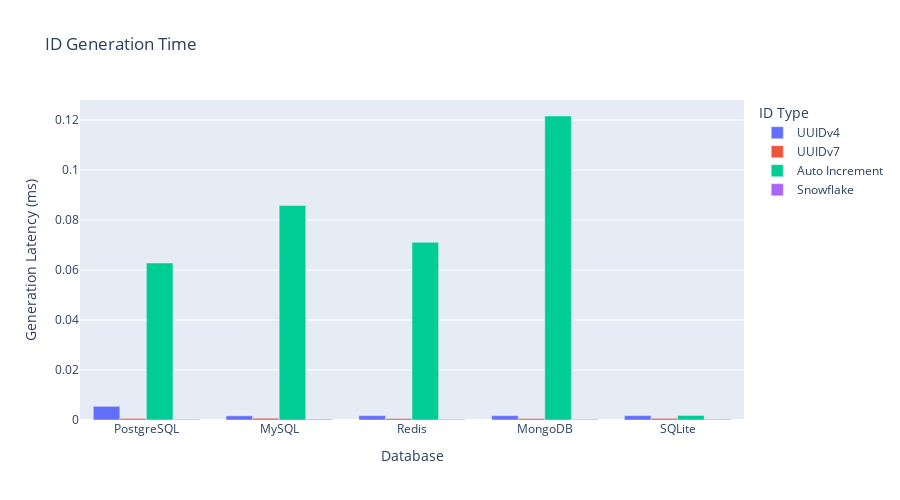

Notebook cell for this chart:
### Markdown cell above
**考察:**  
混合ワークロードでは書き込み比率が増える50/50のケースでUUIDv4の性能低下が目立つ。Snowflakeは順序性の恩恵で更新処理が安定し、RedisとMongoDBではアプリ側によるID発行ロジックのオーバーヘッドがボトルネックになりやすい。

### Code cell
fig_id_generation = px.bar(
    id_generation_latency_df,
    x="database",
    y="latency_mean_ms",
    color="id_type",
    barmode="group",
    title="ID Generation Time",
    labels={"database": "Database", "latency_mean_ms": "Generation Latency (ms)", "id_type": "ID Type"},
    height=500,
)
fig_id_generation.show()

### Figure 1 — Plotly figure (JSON) as saved in the notebook; plotly's stock layout.template omitted (floating-point values rounded to 4 significant figures)
{"data": [{"alignmentgroup": "True", "hovertemplate": "ID Type=UUIDv4<br>Database=%{x}<br>Generation Latency (ms)=%{y}<extra></extra>", "legendgroup": "UUIDv4", "marker": {"color": "#636efa", "pattern": {"shape": ""}}, "name": "UUIDv4", "offsetgroup": "UUIDv4", "orientation": "v", "showlegend": true, "textposition": "auto", "type": "bar", "x": ["PostgreSQL", "MySQL", "Redis", "MongoDB", "SQLite"], "xaxis": "x", "y": [0.005473, 0.001666, 0.001748, 0.001735, 0.001757], "yaxis": "y"}, {"alignmentgroup": "True", "hovertemplate": "ID Type=UUIDv7<br>Database=%{x}<br>Generation Latency (ms)=%{y}<extra></extra>", "legendgroup": "UUIDv7", "marker": {"color": "#EF553B", "pattern": {"shape": ""}}, "name": "UUIDv7", "offsetgroup": "UUIDv7", "orientation": "v", "showlegend": true, "textposition": "auto", "type": "bar", "x": ["PostgreSQL", "MySQL", "Redis", "MongoDB", "SQLite"], "xaxis": "x", "y": [0.0006312, 0.0007003, 0.0005962, 0.0005881, 0.0006585], "yaxis": "y"}, {"alignmentgroup": "True", "hovertemplate": "ID Type=Auto Increment<br>Database=%{x}<br>Generation Latency (ms)=%{y}<extra></extra>", "legendgroup": "Auto Increment", "marker": {"color": "#00cc96", "pattern": {"shape": ""}}, "name": "Auto Increment", "offsetgroup": "Auto Increment", "orientation": "v", "showlegend": true, "textposition": "auto", "type": "bar", "x": ["PostgreSQL", "MySQL", "Redis", "MongoDB", "SQLite"], "xaxis": "x", "y": [0.06278, 0.08577, 0.07106, 0.1216, 0.001804], "yaxis": "y"}, {"alignmentgroup": "True", "hovertemplate": "ID Type=Snowflake<br>Database=%{x}<br>Generation Latency (ms)=%{y}<extra></extra>", "legendgroup": "Snowflake", "marker": {"color": "#ab63fa", "pattern": {"shape": ""}}, "name": "Snowflake", "offsetgroup": "Snowflake", "orientation": "v", "showlegend": true, "textposition": "auto", "type": "bar", "x": ["PostgreSQL", "MySQL", "Redis", "MongoDB", "SQLite"], "xaxis": "x", "y": [0.0002739, 0.0003164, 0.0002684, 0.0002658, 0.0002867], "yaxis": "y"}], "layout": {"barmode": "group", "height": 500, "legend": {"title": {"text": "ID Type"}, "tracegroupgap": 0}, "title": {"text": "ID Generation Time"}, "xaxis": {"anchor": "y", "domain": [0, 1], "title": {"text": "Database"}}, "yaxis": {"anchor": "x", "domain": [0, 1], "title": {"text": "Generation Latency (ms)"}}}}
